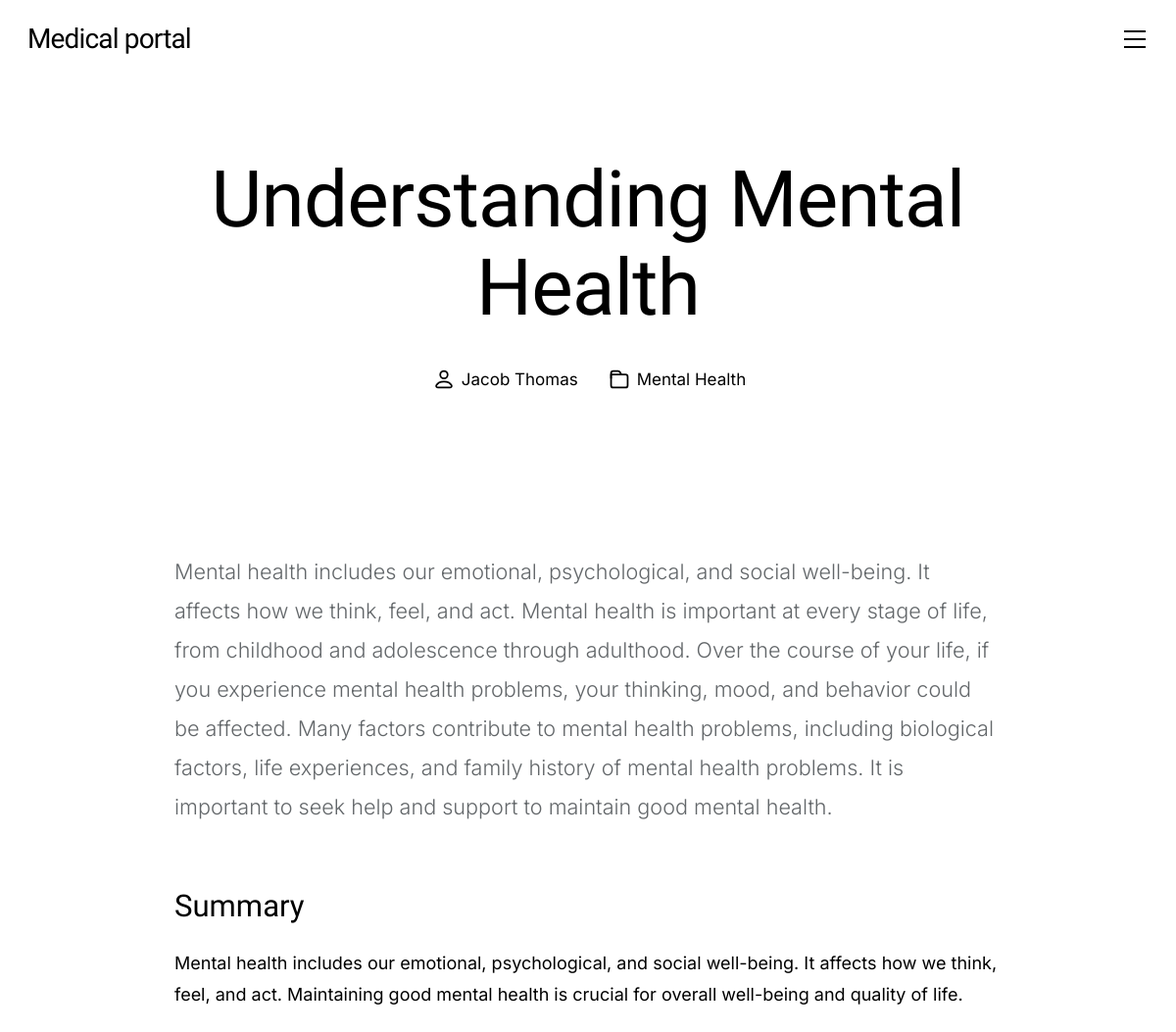
Page /blog/blog/4 on the committed database.
### blogs_app/models.py (models this page shows, shortened)
class BlogPost(models.Model):
    title = models.CharField(max_length=200)
    image = models.ImageField(upload_to='blog_images/')
    category = models.ForeignKey(Category, on_delete=models.CASCADE)
    summary = models.TextField()
    content = models.TextField()
    author = models.ForeignKey(User, on_delete=models.CASCADE)
    is_draft = models.BooleanField(default=False)

class Category(models.Model):
    name = models.CharField(max_length=50)

### accounts/models.py (models this page shows, shortened)
class UserAccount(AbstractBaseUser, PermissionsMixin):
    email = models.EmailField(unique=True)
    username = models.CharField(max_length=30, unique=True)
    first_name = models.CharField(max_length=30 )
    last_name = models.CharField(max_length=30)
    profile_picture = models.ImageField( upload_to='profile_pictures', blank=True, null=True)
    address_line1 = models.CharField(max_length=255)
    city = models.CharField(max_length=255)
    state = models.CharField(max_length=255)
    pincode = models.CharField(max_length=10)
    is_doctor = models.BooleanField(default=False)
    is_patient = models.BooleanField(default=False)
    is_staff = models.BooleanField(default=False)
    objects = CustomUserManager()
    USERNAME_FIELD = 'email'
    REQUIRED_FIELDS = ['username', 'first_name', 'last_name']

### blogs_app/views.py (the view)
# urls.py: path('blog/<int:id>', blog_view, name='blog_view'),
def blog_view(request,id):
    blog = BlogPost.objects.get(id=id)
    return render(request, 'blog.html', locals())

### templates/blog.html (shortened to what this page needs)
{% extends "blog_base.html" %}
{% block content %}
<div id="content" class="s-content s-content--blog">
<div class="row entry-wrap">
    <div class="column lg-12">
        <article class="entry format-standard">
            <header class="entry__header">
                <h1 class="entry__title">
                    {{blog.title}}
                </h1>
                <div class="entry__meta">
                    <div class="entry__meta-author">
                        <a href="#">{{ blog.author.first_name }} {{ blog.author.last_name }}</a>
                    </div>
                    <div class="entry__meta-cat">
                        <span class="cat-links">
                            <a href="#0">{{ blog.category.name }}</a>
                        </span>
                    </div>
                </div>
            </header>
            <div class="entry__media">
                <figure class="featured-image">
                </figure>
            </div>
            <div class="content-primary">
                <div class="entry__content">
                    <p class="lead">
                    {{blog.content}}
                    </p>
                    <h3>Summary</h3>
                    <p>
                    {{blog.summary}}
                    </p>
                </div>
            </div>
        </article>
    </div>
</div>
</div>
{% endblock content %}

### templates/blog_base.html (shortened to what this page needs)
{% load static %}
<!DOCTYPE html>
<html lang="en">
<head>
    <link href="https://stackpath.bootstrapcdn.com/bootstrap/4.5.2/css/bootstrap.min.css" rel="stylesheet">
    <link rel="stylesheet" href="{% static 'css/styles.css' %}">
    <link rel="stylesheet" href="{% static 'css/vendor.css' %}">
</head>
<body>
    <header id="masthead" class="s-header">
        <div class="s-header__branding">
            <p class="site-title">
                Medical portal
            </p>
        </div>
        <a class="s-header__menu-toggle" href="#0"><span>Menu</span></a>
    </header>
    <div class="container ">
        {% block content %}
        {% endblock %}
    </div>
</body>
</html>

### rows in the picture
BlogPost: title "Understanding Mental Health", author.first_name "Jacob", author.last_name "Thomas", category.name "Mental Health", content "Mental health includes our emotional, psychological, and social well-being. It affects how we think, feel, and act. Mental health is important at every stage of life, from childhood and adolescence through adulthood. Over the course of your life, if you experience mental health problems, your thinking, mood, and behavior could be affected. Many factors contribute to mental health problems, including biological factors, life experiences, and family history of mental health problems. It is important to seek help and support to maintain good mental health.", summary "Mental health includes our emotional, psychological, and social well-being. It affects how we think, feel, and act. Maintaining good mental health is crucial for overall well-being and quality of life."
